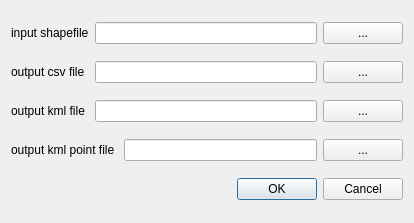
<?xml version="1.0" encoding="UTF-8"?>
<ui version="4.0">
 <class>GPDialogBase</class>
 <widget class="QDialog" name="GPDialogBase">
  <property name="geometry">
   <rect>
    <x>0</x>
    <y>0</y>
    <width>414</width>
    <height>223</height>
   </rect>
  </property>
  <property name="windowTitle">
   <string>GP</string>
  </property>
  <layout class="QGridLayout" name="gridLayout">
   <item row="0" column="3">
    <widget class="QPushButton" name="inputpushButton">
     <property name="text">
      <string>...</string>
     </property>
    </widget>
   </item>
   <item row="1" column="1" colspan="2">
    <widget class="QLineEdit" name="csvlineEdit"/>
   </item>
   <item row="3" column="0" colspan="2">
    <widget class="QLabel" name="label_4">
     <property name="text">
      <string>output kml point file </string>
     </property>
    </widget>
   </item>
   <item row="3" column="3">
    <widget class="QPushButton" name="pointpushButton">
     <property name="text">
      <string>...</string>
     </property>
    </widget>
   </item>
   <item row="4" column="2" colspan="2">
    <widget class="QDialogButtonBox" name="button_box">
     <property name="orientation">
      <enum>Qt::Horizontal</enum>
     </property>
     <property name="standardButtons">
      <set>QDialogButtonBox::Cancel|QDialogButtonBox::Ok</set>
     </property>
    </widget>
   </item>
   <item row="0" column="0">
    <widget class="QLabel" name="label">
     <property name="text">
      <string>input shapefile</string>
     </property>
    </widget>
   </item>
   <item row="3" column="2">
    <widget class="QLineEdit" name="pointlineEdit"/>
   </item>
   <item row="0" column="1" colspan="2">
    <widget class="QLineEdit" name="inputlineEdit"/>
   </item>
   <item row="2" column="3">
    <widget class="QPushButton" name="kmlpushButton">
     <property name="text">
      <string>...</string>
     </property>
    </widget>
   </item>
   <item row="2" column="1" colspan="2">
    <widget class="QLineEdit" name="kmllineEdit"/>
   </item>
   <item row="2" column="0">
    <widget class="QLabel" name="label_3">
     <property name="text">
      <string>output kml file</string>
     </property>
    </widget>
   </item>
   <item row="1" column="0">
    <widget class="QLabel" name="label_2">
     <property name="text">
      <string>output csv file</string>
     </property>
    </widget>
   </item>
   <item row="1" column="3">
    <widget class="QPushButton" name="csvpushButton">
     <property name="text">
      <string>...</string>
     </property>
    </widget>
   </item>
  </layout>
 </widget>
 <resources/>
 <connections>
  <connection>
   <sender>button_box</sender>
   <signal>accepted()</signal>
   <receiver>GPDialogBase</receiver>
   <slot>accept()</slot>
   <hints>
    <hint type="sourcelabel">
     <x>20</x>
     <y>20</y>
    </hint>
    <hint type="destinationlabel">
     <x>20</x>
     <y>20</y>
    </hint>
   </hints>
  </connection>
  <connection>
   <sender>button_box</sender>
   <signal>rejected()</signal>
   <receiver>GPDialogBase</receiver>
   <slot>reject()</slot>
   <hints>
    <hint type="sourcelabel">
     <x>20</x>
     <y>20</y>
    </hint>
    <hint type="destinationlabel">
     <x>20</x>
     <y>20</y>
    </hint>
   </hints>
  </connection>
 </connections>
</ui>
